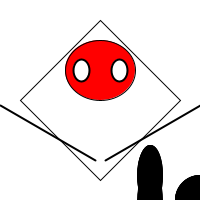
Frame 1 (no input)
Frame 60 (the mouse pressed at the canvas centre just before this capture): identical to frame 1, image omitted
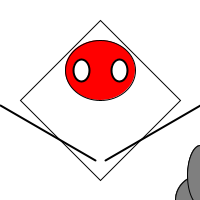
Frame 120 (the mouse held since frame 60 and released just before this capture)

The Processing sketch that drew these frames (run headless with seeded random() and noise(); from frame 60 on, the mouse is pressed at the canvas centre):

// Processing sketch: monster
// ── monster.pde
void setup(){ 
  size(200,200);
}

void draw(){
  background(255);
  
 ellipseMode(CENTER);
 rectMode(CENTER);
 
  translate(100,100);
  
  //body
  stroke(0);
  fill(255,0);
  quad(80,0,0, 80, -80, 0,0, -80);
  
  //head
  fill(255,0,0); 
  ellipse(0,-30,70,60);
  
  //eyes
  fill(255);
  strokeWeight(2);
  ellipse(-19,-30,16,22);
  ellipse(19,-30,16,22);
  strokeWeight(1);
  //legs
  float c1 = map(mouseX,0,width,0,255);
  fill(c1);
  print(mouseX,c1);
  ellipse(100,100,50,50);
  float x1 = map(mouseX,0,width,50,150);
  ellipse(x1,75,25,60);

  float y1 = map(mouseY,0,width,100,200); 
  ellipse(x1,y1,25,60);
  //arms
  ellipse(100,100,50,50);

  ellipse(x1,75,25,60);
  strokeWeight(2);
  line(-100,5,-5,60);
  line(100,5,5,60);
  strokeWeight(1);
}  
